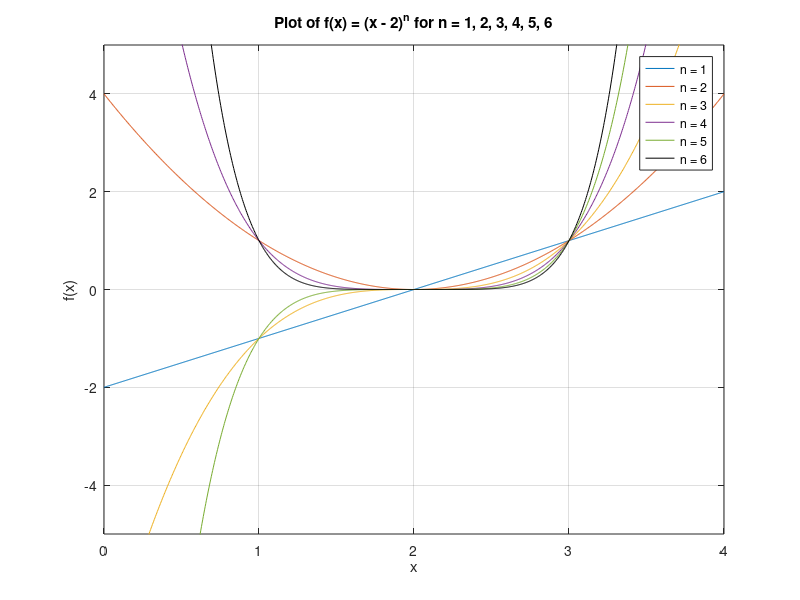

The MATLAB script that drew this image: (Note: this script raises an error after producing the figure.)
% Computing Assignment #1
% Author: Andy Liu
% ID: 301472847

% Q1: EXACT RESULT
x = linspace(0, 4, 1000);
n_values = [1,2,3,4,5,6];
line_colors = [
    0.00, 0.45, 0.74;  % Blue
    0.85, 0.33, 0.10;  % Red
    0.93, 0.69, 0.13;  % Yellow
    0.49, 0.18, 0.56;  % Purple
    0.47, 0.67, 0.19;  % Green
    0.00, 0.00, 0.00   % Black
];

for i = 1:length(n_values)
    n = n_values(i);
    y = (x - 2).^n;  % f(x) = (x - 2)^n
    plot(x, y, 'DisplayName', ['n = ' num2str(n)], 'Color', line_colors(i, :));
    hold on;
end

% Add labels and title
xlabel('x');
ylabel('f(x)');
title('Plot of f(x) = (x - 2)^n for n = 1, 2, 3, 4, 5, 6');
legend('show');
grid on;

% Set axis limits
xlim([0, 4]);
ylim([-5,5]);

expand_a = 12;
expand_n = 5;
expand_x = 7;
result = fexpand(expand_a, expand_n, expand_x);
disp(['f(', num2str(expand_x), ') = ', num2str(result)]);
